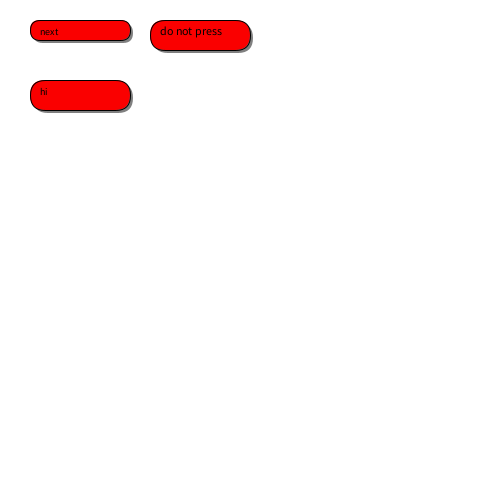
Frame 1 (no input)
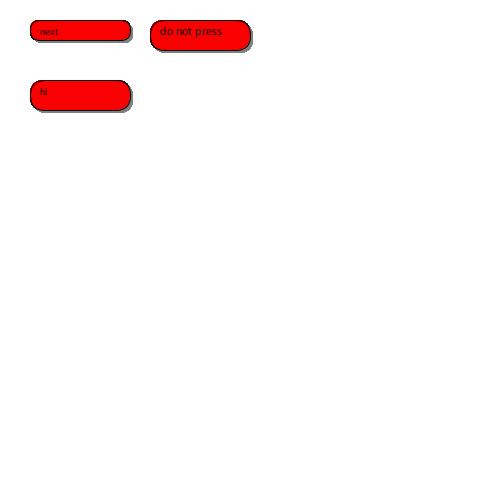
Frame 60 (the mouse pressed at the canvas centre just before this capture)
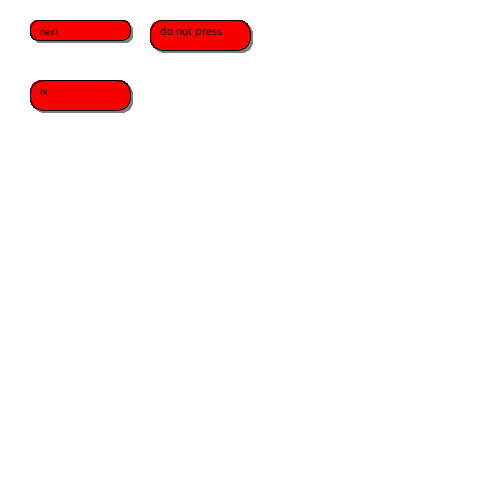
Frame 120 (the mouse held since frame 60 and released just before this capture)

The Processing sketch that drew these frames (run headless with seeded random() and noise(); from frame 60 on, the mouse is pressed at the canvas centre):

// Processing sketch: button
// ── button.pde
void setup(){
  size(500,500);
  background(255);
  
}

void draw(){
  button(30,20,100,20,10,"next");
  button(30,80,100,30,10,"hi");
  button(150,20,100,30,12,"do not press");
  
}

void button(int x, int y, int w, int h, int ts,String bt){
  noStroke();
  fill(128);
  rect(x+3,y+3,w,h,30);
  stroke(0);
  fill(250,0,0);
  rect(x,y,w,h,30);
   
  fill(0);
  textSize(ts);
  text(bt,x+10,y+15);
  
  
}
